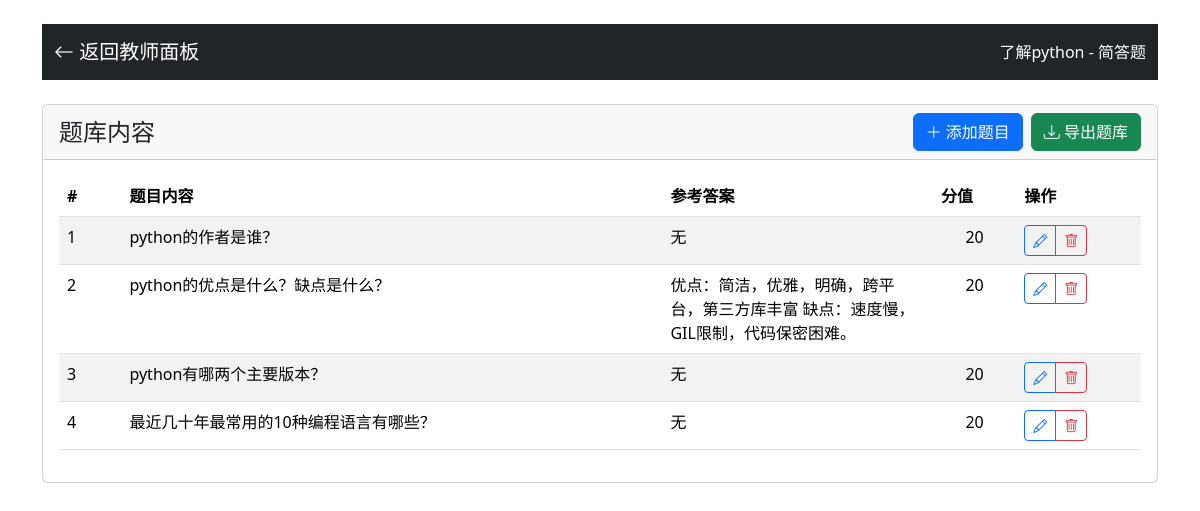
Page /teacher/bank/7 (signed in) on the committed database.
### app.py (models this page shows)
class QuestionBank(db.Model):
    id = db.Column(db.Integer, primary_key=True)
    name = db.Column(db.String(100), nullable=False)
    question_type = db.Column(db.String(20), nullable=False)  # 'single_choice', 'multiple_choice', ...
    created_at = db.Column(db.DateTime, default=datetime.utcnow)
    questions = db.relationship('Question', backref='bank', lazy=True, cascade="all, delete-orphan")

class Question(db.Model):
    id = db.Column(db.Integer, primary_key=True)
    question_type = db.Column(db.String(20), nullable=False)
    content = db.Column(db.Text, nullable=False)
    image_path = db.Column(db.String(200))  # 题目配图
    option_a = db.Column(db.String(200))
    option_b = db.Column(db.String(200))
    option_c = db.Column(db.String(200))
    option_d = db.Column(db.String(200))
    option_e = db.Column(db.String(200))
    correct_answer = db.Column(db.String(200), nullable=False)
    score = db.Column(db.Integer, nullable=False)
    explanation = db.Column(db.Text)
    created_at = db.Column(db.DateTime, default=datetime.utcnow)
    bank_id = db.Column(db.Integer, db.ForeignKey('question_bank.id'), nullable=False)

### app.py (the view)
@app.route('/teacher/bank/<int:bank_id>')
def teacher_bank(bank_id):
    if 'role' not in session or session['role'] != 'teacher':
        return redirect(url_for('teacher_login'))
    bank = QuestionBank.query.get_or_404(bank_id)
    questions = Question.query.filter_by(bank_id=bank_id).order_by(Question.id).all()
    type_display_map = {
        'single_choice': '单选题',
        'multiple_choice': '多选题',
        'true_false': '判断题',
        'fill_blank': '填空题',
        'short_answer': '简答题'
    }
    bank.question_type_display = type_display_map.get(bank.question_type, bank.question_type)
    return render_template('bank_content.html', bank=bank, questions=questions)

### templates/bank_content.html (shortened to what this page needs)
<!DOCTYPE html>
<html lang="zh">
<head>
    <link href="{{ url_for('static', filename='bootstrap/css/bootstrap.min.css') }}" rel="stylesheet">
    <link href="{{ url_for('static', filename='bootstrap-icons/font/bootstrap-icons.css') }}" rel="stylesheet">
</head>
<body class="container mt-4">
    <nav class="navbar navbar-expand-lg navbar-dark bg-dark mb-4">
        <div class="container">
            <a class="navbar-brand" href="{{ url_for('teacher_dashboard') }}">
                <i class="bi bi-arrow-left"></i> 返回教师面板
            </a>
            <span class="navbar-text text-white">
                {{ bank.name }} - {{ bank.question_type_display }}
            </span>
        </div>
    </nav>
    <div class="card">
        <div class="card-header d-flex justify-content-between align-items-center">
            <h4 class="mb-0">题库内容</h4>
            <div class="d-flex align-items-center">
                <button class="btn btn-primary me-2" onclick="addQuestion()">
                    <i class="bi bi-plus-lg"></i> 添加题目
                </button>
                <a class="btn btn-success" href="/export_bank/{{ bank.id }}" target="_blank">
                    <i class="bi bi-download"></i> 导出题库
                </a>
            </div>
        </div>
        <div class="card-body">
            <div class="table-responsive">
                <table class="table table-striped">
                    <thead>
                        <tr>
                            <th style="width: 60px">#</th>
                            {% if bank.question_type == 'short_answer' %}
                            <th style="width: 50%">题目内容</th>
                            <th style="width: 25%">参考答案</th>
                            {% else %}
                            <th>题目内容</th>
                            {% if bank.question_type in ['single_choice', 'multiple_choice'] %}
                            <th>选项</th>
                            {% endif %}
                            <th style="width: 120px">正确答案</th>
                            {% endif %}
                            <th style="width: 80px">分值</th>
                            <th style="width: 120px">操作</th>
                        </tr>
                    </thead>
                    <tbody>
                        {% for question in questions %}
                        <tr>
                            <td>{{ loop.index }}</td>
                            <td>{{ question.content|replace('\n', '<br>')|safe }}</td>
                            <td {% if bank.question_type != 'short_answer' %}class="text-center"{% endif %}>{{ question.correct_answer }}</td>
                            <td class="text-center">{{ question.score }}</td>
                            <td>
                                <div class="btn-group btn-group-sm">
                                    <button class="btn btn-outline-primary" onclick="editQuestion({{ question.id }})">
                                        <i class="bi bi-pencil"></i>
                                    </button>
                                    <button class="btn btn-outline-danger" onclick="deleteQuestion({{ question.id }})">
                                        <i class="bi bi-trash"></i>
                                    </button>
                                </div>
                            </td>
                        </tr>
                        {% endfor %}
                    </tbody>
                </table>
            </div>
        </div>
    </div>
</body>
</html>

### rows in the picture
QuestionBank: name "了解python"
Question: content "python的作者是谁？", correct_answer "无", score "20"
Question: content "python的优点是什么？缺点是什么？", correct_answer "优点：简洁，优雅，明确，跨平台，第三方库丰富 缺点：速度慢，GIL限制，代码保密困难。", score "20"
Question: content "python有哪两个主要版本？", correct_answer "无", score "20"
Question: content "最近几十年最常用的10种编程语言有哪些？", correct_answer "无", score "20"

### other values in the picture
{{ bank.question_type_display }} "简答题"
